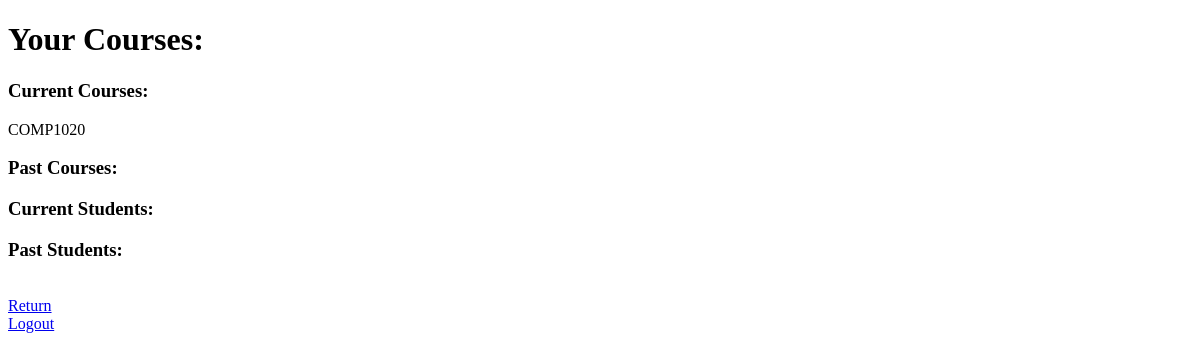
/courseRecord.php (signed in), run on an earlier commit of the app's database.
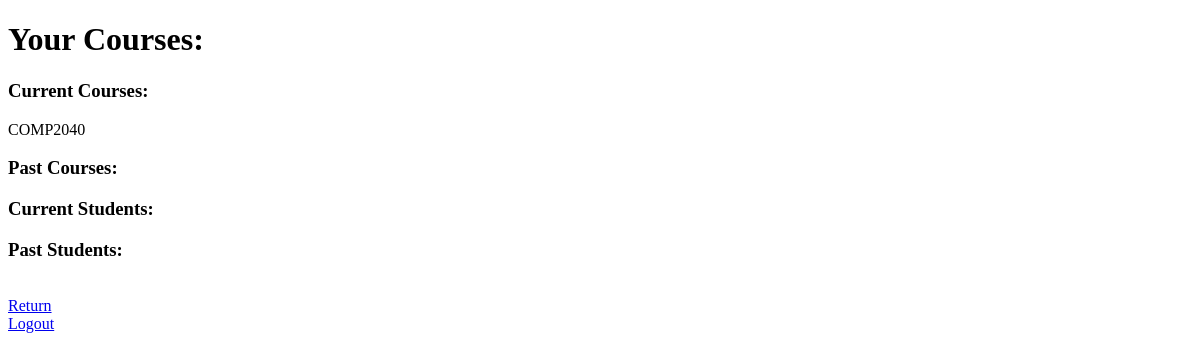
And on a later commit of the database.
### tables this page shows
create table section
	(course_id		varchar(20),
	 section_id		varchar(10), 
	 semester		varchar(6)
			check (semester in ('Fall', 'Winter', 'Spring', 'Summer')), 
	 year			numeric(4,0) check (year > 1990 and year < 2100), 
	 instructor_id		varchar(10),
	 classroom_id   	varchar(8),
	 time_slot_id		varchar(8),	
	 primary key (course_id, section_id, semester, year),
	 foreign key (course_id) references course (course_id)
		on delete cascade,
	 foreign key (instructor_id) references instructor (instructor_id)
		on delete set null,
	 foreign key (time_slot_id) references time_slot(time_slot_id)
		on delete set null
	);

### courseRecord.php (the view, shortened to what this page needs)
<?php
require 'config.php';
if(!empty($_SESSION["email"])){
    $email = $_SESSION["email"];
    $instructorQuery = mysqli_query($connection, "SELECT * FROM instructor WHERE email = '$email'");
    $row = mysqli_fetch_assoc($instructorQuery);
    $currentId = $row["instructor_id"];
    $sql = "SELECT MAX(year) AS max_year, semester
        FROM section
        GROUP BY year
        ORDER BY year DESC, FIELD(semester, 'Spring', 'Summer', 'Fall', 'Winter')
        LIMIT 1";
    $result = mysqli_query($connection, $sql);
    $currRow = $result->fetch_assoc();
    $curSem = $currRow["semester"];
    $curYear = $currRow["max_year"];
    $currentQuery = mysqli_query($connection, "SELECT * FROM section WHERE instructor_id = '$currentId' AND semester = '$curSem' AND year = '$curYear'");
}
else {
    header("Location: index.php");
}
?>
<!DOCTYPE html>
<html>
    <head>
    </head>
    <body>
        <h1> Your Courses: </h1>
        <h3> Current Courses:  </h3>
        <?php
        while ($rslt = mysqli_fetch_array($currentQuery)){
            echo $rslt["course_id"] . "<br />";
        }
        ?>
        <h3> Past Courses:  </h3>
        <h3> Current Students: </h3>
        <h3> Past Students: </h3>
        <br/>
        <a href="instructIndex.php"> Return </a> <br>
        <a href="logout.php"> Logout </a> <br>
    </body>
</html>

What changed in the data, as far as the page shows it:
no longer on this page (row edited): section: course "COMP1020"
now on this page (row edited): section: course "COMP2040"
